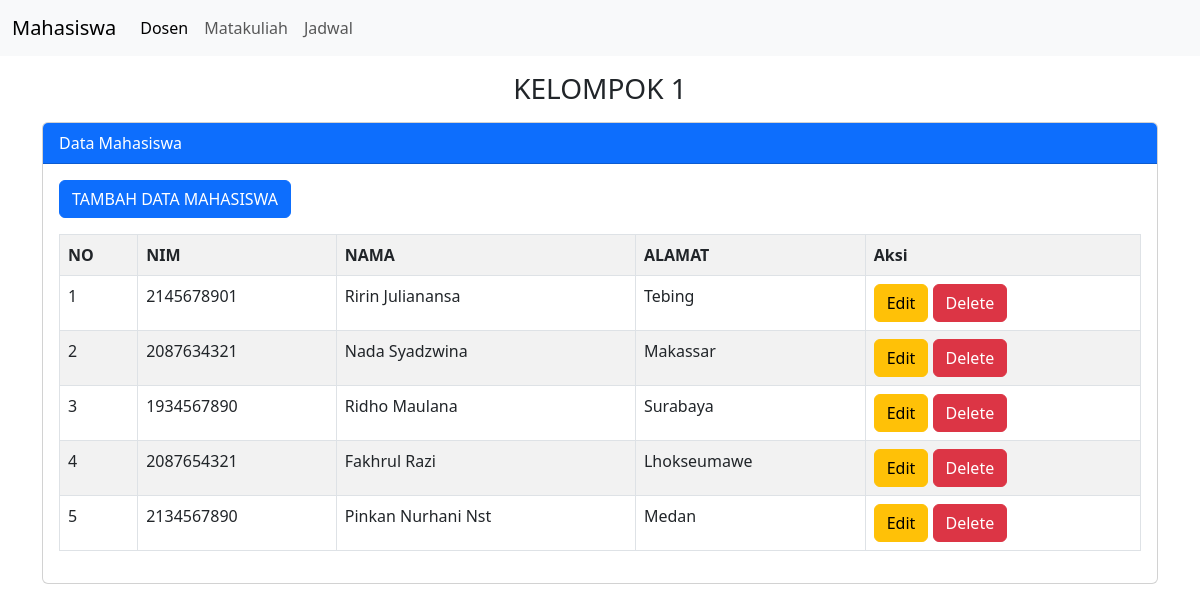
The page / on the database its author committed.
### tables this page shows
CREATE TABLE `mahasiswa` (
  `id_mahasiswa` int(11) NOT NULL,
  `nim` varchar(20) DEFAULT NULL,
  `nama` varchar(20) DEFAULT NULL,
  `alamat` varchar(20) DEFAULT NULL
);

### index.php (the view, shortened to what this page needs)
<?php
include "koneksi.php";
?>
<!doctype html>
<html lang="en">
  <head>
    <link href="https://cdn.jsdelivr.net/npm/bootstrap@5.3.0/dist/css/bootstrap.min.css" rel="stylesheet">
  </head>
  <body>
  <nav class="navbar navbar-expand-lg bg-body-tertiary">
  <div class="container-fluid">
    <a class="navbar-brand" href="index.php">Mahasiswa</a>
    <div class="collapse navbar-collapse" id="navbarNav">
      <ul class="navbar-nav">
        <li class="nav-item">
          <a class="nav-link active" aria-current="page" href="dosen.php">Dosen</a>
        </li>
        <li class="nav-item">
          <a class="nav-link" href="matakuliah.php">Matakuliah</a>
        </li>
        <li class="nav-item">
          <a class="nav-link" href="jadwal.php">Jadwal</a>
        </li>
      </ul>
    </div>
  </div>
</nav>
  <div class="container">
    <div class="mt-3">
      <h3 class="text-center">KELOMPOK 1</h3>
    </div>
     <div class="card mt-3">
        <div class="card-header bg-primary text-white">
            Data Mahasiswa
        </div>
        <div class="card-body">
        <button type="button" class="btn btn-primary mb-3" data-bs-toggle="modal" data-bs-target="#modalTambah">
        TAMBAH DATA MAHASISWA
        </button>
        <table class="table table-bordered table-striped table-hover">
            <tr>
                <th>NO</th>
                <th>NIM</th>
                <th>NAMA</th>
                <th>ALAMAT</th>
                <th>Aksi</th>
            </tr>
            <?php
            $no = 1;
            $tampil = mysqli_query($koneksi, "SELECT * FROM mahasiswa ORDER BY id_mahasiswa DESC");
            while ($data = mysqli_fetch_array($tampil)):
            ?>
            <tr>
                <td><?= $no++ ?></td>
                <td><?= $data['nim'] ?></td>
                <td><?= $data['nama'] ?></td>
                <td><?= $data['alamat'] ?></td>
                <td>
                 <a href="#" class="btn btn-warning" data-bs-toggle="modal" data-bs-target="#modalUbah<?= $no ?>">Edit</a>
                <a href="#" class="btn btn-danger" data-bs-toggle="modal" data-bs-target="#modalHapus<?= $no ?>">Delete</a>
                </td>
            </tr>
            </div>
            </div>
            <?php endwhile; ?>
  </body>
</html>

### rows shown on the page
mahasiswa: nim "2145678901", nama "Ririn Julianansa", alamat "Tebing"
mahasiswa: nim "2087634321", nama "Nada Syadzwina", alamat "Makassar"
mahasiswa: nim "1934567890", nama "Ridho Maulana", alamat "Surabaya"
mahasiswa: nim "2087654321", nama "Fakhrul Razi", alamat "Lhokseumawe"
mahasiswa: nim "2134567890", nama "Pinkan Nurhani Nst", alamat "Medan"
